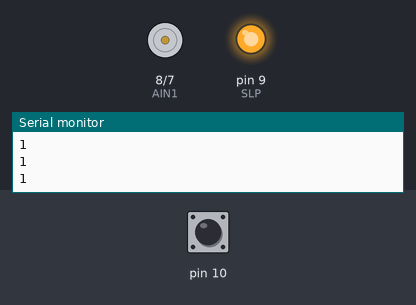
Recording of a sketch running on a simulated Arduino Uno, built with avr-gcc and run on an emulated ATmega328P. Parts: motor-driver pin pairs drawn as motors (green arrow = first pin HIGH = forward, orange = second pin HIGH = backward, longer = more drive), output pins drawn as LEDs (lit = HIGH), the last lines printed to the serial monitor. The test bench sets the inputs (shaded band); at power-on: pin 10 HIGH.

Above: at 1.2 s.
1.3 s: pin 10 pulled LOW for 0.15 s
At 1.37 s:
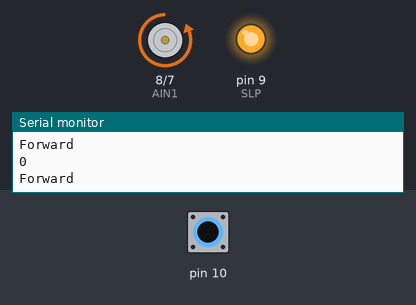
2.9 s: pin 10 pulled LOW for 3.2 s
At 6.8 s:
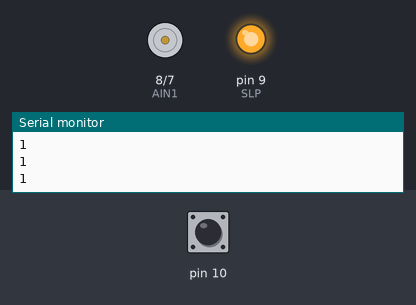
Timing chart, 0 to 8.3 s (numbered marks = the images above; inputs shaded):
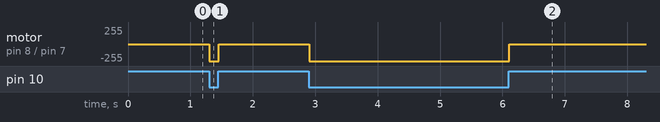

Measured:
- after the input at 1.3 s, motor on pin 8 (AIN1) / pin 7 (AIN2): stopped → backward 255/255 at once, → stopped 0.15 s later
- after the input at 2.9 s, motor on pin 8 (AIN1) / pin 7 (AIN2): stopped → backward 255/255 at once, → stopped 3.2 s later

The sketch:

cardLauncherV1Offline.ino
```cpp
#define AIN1   8
#define AIN2   7
#define SLP    9


void setup() {
  //start serial connection
  Serial.begin(9600);
  //pinMode(8, OUTPUT);
  pinMode(10, INPUT_PULLUP);

    // configure pins
  pinMode(AIN1, OUTPUT);
  pinMode(AIN2, OUTPUT);
  pinMode(SLP, OUTPUT);

  // enable DRV8833
  digitalWrite(SLP, HIGH);

}

void loop() {
       int sensorVal = digitalRead(10);
       Serial.println(sensorVal);

         if (sensorVal == LOW) {
            launchCards();
  } else{
    //stop
    digitalWrite(AIN1, LOW);
  digitalWrite(AIN2, LOW);
  }
  delay(10);
}

void launchCards(){
  Serial.println("Forward");
  digitalWrite(AIN1, LOW);
  digitalWrite(AIN2, HIGH);
  //delay(1000);
}
```
